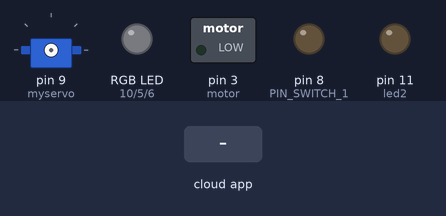
Bench run of a sketch on a simulated Arduino Uno, built with avr-gcc and run on an emulated ATmega328P. Shown: servo, switched loads named in the sketch (green lamp = pin HIGH), an RGB LED mixed from three pins (HIGH = lit), output pins drawn as LEDs (lit = HIGH). Inputs (shaded band) come from the test bench. Dim RGB values are drawn brighter than linear; the RemoteXY app is connected.

Above: at 1.2 s.
1.3 s: the phone or cloud app sets slider_1 to 25
At 1.7 s:
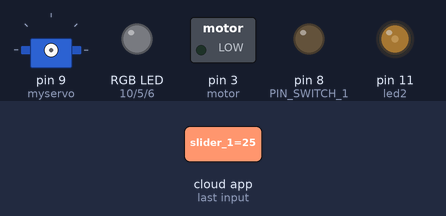
2.8 s: the phone or cloud app sets switch_1 to 1
At 4.0 s:
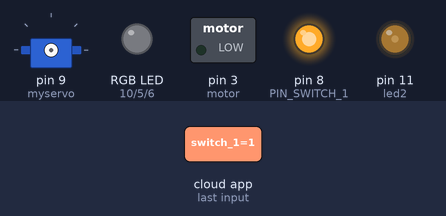
4.3 s: the phone or cloud app sets button_1 to 1
5.8 s: the phone or cloud app sets button_2 to 1
At 7.0 s:
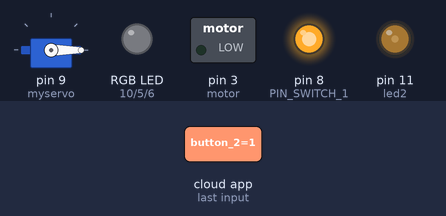
7.3 s: the phone or cloud app sets rgb_1_r to 64
At 8.2 s:
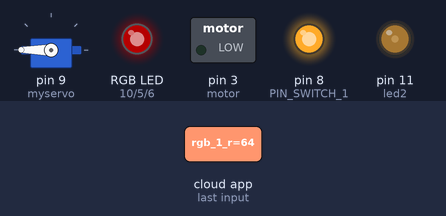
10.3 s: the phone or cloud app sets rgb_1_g to 64
At 11.1 s:
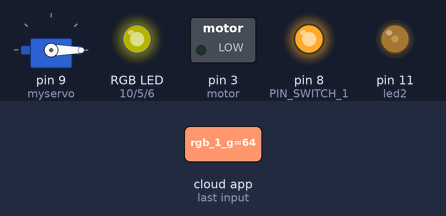
Timing chart, 0 to 60.8 s (numbered marks = the images above; inputs shaded):
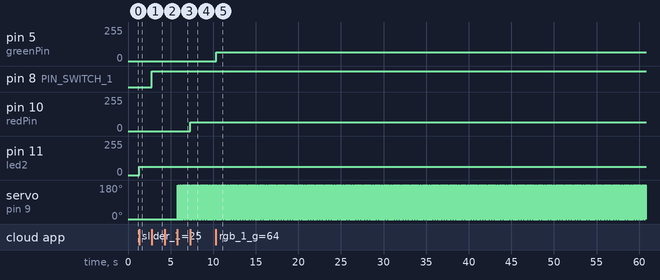

Measured:
- after the input at 1.3 s, pin 11 (led2): 0/255 → 63/255 at once
- after the input at 2.8 s, pin 8 (PIN_SWITCH_1): LOW → HIGH at once
- after the input at 5.8 s, servo on pin 9 (myservo): alternates 180° for 0.02 s and 0° for 0.02 s, starting at once
- after the input at 7.3 s, pin 10 (redPin): 0/255 → 64/255 at once
- after the input at 10.3 s, pin 5 (greenPin): 0/255 → 64/255 at once

The sketch:

Home_Automation.ino
```cpp
#define REMOTEXY_MODE__SOFTSERIAL
#include <SoftwareSerial.h>

#include <RemoteXY.h>

// RemoteXY connection settings
#define REMOTEXY_SERIAL_RX 0
#define REMOTEXY_SERIAL_TX 1
#define REMOTEXY_SERIAL_SPEED 9600


// RemoteXY configurate
#pragma pack(push, 1)
uint8_t RemoteXY_CONF[] =
  { 255,8,0,0,0,180,0,8,24,1,
  4,128,5,43,50,8,36,26,2,0,
  31,53,22,11,190,26,31,31,79,78,
  0,79,70,70,0,1,1,13,85,13,
  12,119,31,79,112,101,110,0,1,1,
  33,85,13,12,36,31,67,108,111,115,
  101,0,6,0,5,9,32,32,2,26,
  4,128,15,67,49,8,95,26,129,0,
  20,78,21,6,31,71,97,114,97,103,
  101,0,129,0,1,68,13,7,31,70,
  97,110,0,129,0,6,56,20,6,31,
  76,105,103,104,116,32,50,0,129,0,
  39,37,20,6,31,76,105,103,104,116,
  32,49,0,129,0,1,2,61,5,31,
  72,111,109,101,32,65,117,116,111,109,
  97,116,105,111,110,32,83,121,115,116,
  101,109,0,129,0,41,15,13,6,31,
  82,71,66,0,129,0,41,22,15,6,
  31,76,105,103,104,116,0 };

// this structure defines all the variables of your control interface
struct {

    // input variable
  int8_t slider_1; // =0..100 slider position
  uint8_t switch_1; // =1 if switch ON and =0 if OFF
  uint8_t button_1; // =1 if button pressed, else =0
  uint8_t button_2; // =1 if button pressed, else =0
  uint8_t rgb_1_r; // =0..255 Red color value
  uint8_t rgb_1_g; // =0..255 Green color value
  uint8_t rgb_1_b; // =0..255 Blue color value
  int8_t slider_2; // =0..100 slider position

    // other variable
  uint8_t connect_flag;  // =1 if wire connected, else =0

} RemoteXY;
#pragma pack(pop)

/////////////////////////////////////////////
//           END RemoteXY include          //
/////////////////////////////////////////////
#include <Servo.h>

Servo myservo;
#define PIN_SWITCH_1 8
int led2 = 11;
int redPin= 10;
int greenPin = 5;
int bluePin = 6;
int motor = 3;

void setup()
{
  RemoteXY_Init ();

pinMode (PIN_SWITCH_1, OUTPUT);
       pinMode (led2, OUTPUT);


  pinMode(redPin, OUTPUT);
  pinMode(greenPin, OUTPUT);
  pinMode(bluePin, OUTPUT);
  // TODO you setup code
  // TODO you setup code

  // TODO you setup code

}

void loop()
{
  RemoteXY_Handler ();


  digitalWrite(PIN_SWITCH_1, (RemoteXY.switch_1==0)?LOW:HIGH);
   int led2value = (RemoteXY.slider_1*2.55);

  digitalWrite(PIN_SWITCH_1, (RemoteXY.switch_1==0)?LOW:HIGH);
    analogWrite(led2, led2value);
  // TODO you loop code
  // use the RemoteXY structure for data transfer
   int redValue = RemoteXY.rgb_1_r;
  int greenValue = RemoteXY.rgb_1_g;
  int blueValue = RemoteXY.rgb_1_b;
  int motorvalue= (RemoteXY.slider_2*2.55);
  analogWrite(redPin, redValue);
  analogWrite(greenPin, greenValue);
  analogWrite(bluePin, blueValue);
  analogWrite(motor , motorvalue);
   if(RemoteXY.button_1==1){

    myservo.attach(9);

    myservo.write(0);
delay(20);
myservo.detach();


  }
   if(RemoteXY.button_2==1){

    myservo.attach(9);

    myservo.write(180);
delay(20);
myservo.detach();


  }


  // TODO you loop code
  // use the RemoteXY structure for data transfer


}
```
